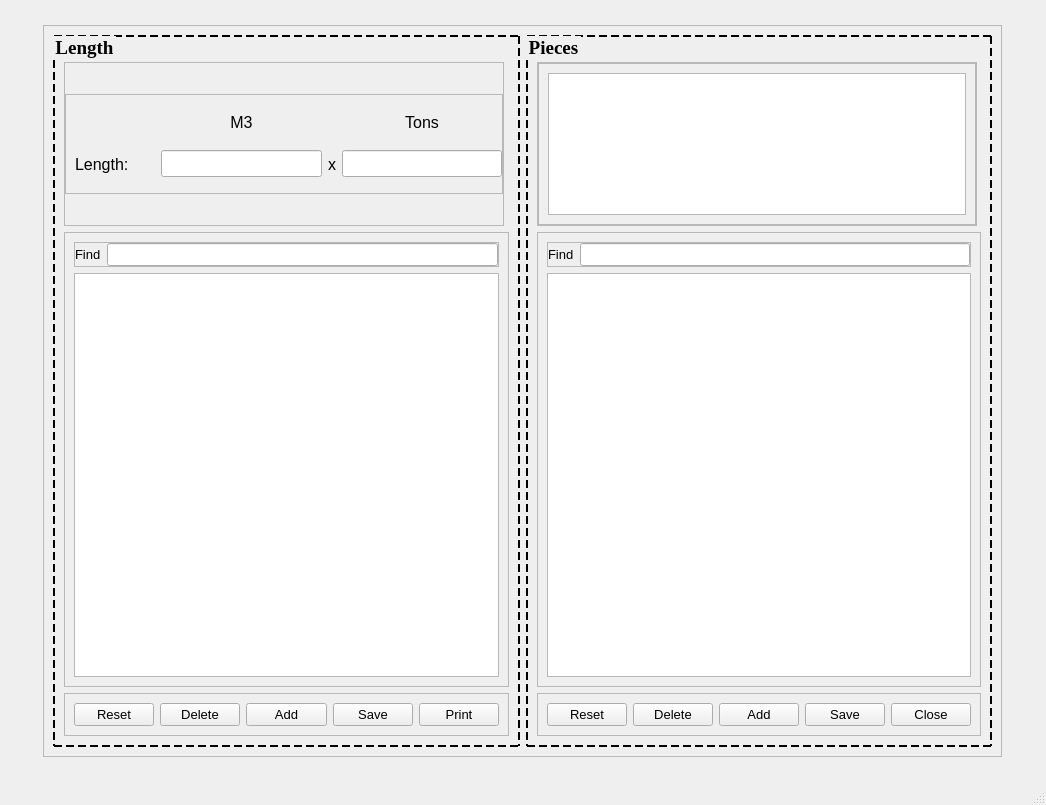
<?xml version="1.0" encoding="UTF-8"?>
<ui version="4.0">
 <class>ContractorPriceList</class>
 <widget class="QMainWindow" name="ContractorPriceList">
  <property name="geometry">
   <rect>
    <x>0</x>
    <y>0</y>
    <width>1046</width>
    <height>805</height>
   </rect>
  </property>
  <property name="windowTitle">
   <string>A18. Convective M3/Tons</string>
  </property>
  <property name="styleSheet">
   <string notr="true"/>
  </property>
  <widget class="QWidget" name="centralwidget">
   <layout class="QGridLayout" name="gridLayout">
    <item row="0" column="0">
     <widget class="QFrame" name="frame">
      <property name="minimumSize">
       <size>
        <width>959</width>
        <height>732</height>
       </size>
      </property>
      <property name="maximumSize">
       <size>
        <width>959</width>
        <height>732</height>
       </size>
      </property>
      <property name="frameShape">
       <enum>QFrame::StyledPanel</enum>
      </property>
      <property name="frameShadow">
       <enum>QFrame::Raised</enum>
      </property>
      <layout class="QHBoxLayout" name="horizontalLayout">
       <item>
        <widget class="QGroupBox" name="groupBox">
         <property name="font">
          <font>
           <family>Times New Roman</family>
           <pointsize>14</pointsize>
           <weight>75</weight>
           <bold>true</bold>
          </font>
         </property>
         <property name="styleSheet">
          <string notr="true">QGroupBox{
	border: 2px dashed black
}</string>
         </property>
         <property name="title">
          <string>Length</string>
         </property>
         <property name="alignment">
          <set>Qt::AlignLeading|Qt::AlignLeft|Qt::AlignVCenter</set>
         </property>
         <property name="flat">
          <bool>false</bool>
         </property>
         <property name="checkable">
          <bool>false</bool>
         </property>
         <layout class="QVBoxLayout" name="verticalLayout">
          <property name="topMargin">
           <number>25</number>
          </property>
          <item>
           <widget class="QFrame" name="frame_2">
            <property name="minimumSize">
             <size>
              <width>440</width>
              <height>164</height>
             </size>
            </property>
            <property name="maximumSize">
             <size>
              <width>440</width>
              <height>164</height>
             </size>
            </property>
            <property name="frameShape">
             <enum>QFrame::StyledPanel</enum>
            </property>
            <property name="frameShadow">
             <enum>QFrame::Raised</enum>
            </property>
            <layout class="QVBoxLayout" name="verticalLayout_3">
             <property name="spacing">
              <number>0</number>
             </property>
             <property name="leftMargin">
              <number>0</number>
             </property>
             <property name="topMargin">
              <number>0</number>
             </property>
             <property name="rightMargin">
              <number>0</number>
             </property>
             <property name="bottomMargin">
              <number>0</number>
             </property>
             <item>
              <widget class="QFrame" name="frame_8">
               <property name="maximumSize">
                <size>
                 <width>16777215</width>
                 <height>100</height>
                </size>
               </property>
               <property name="frameShape">
                <enum>QFrame::StyledPanel</enum>
               </property>
               <property name="frameShadow">
                <enum>QFrame::Raised</enum>
               </property>
               <layout class="QGridLayout" name="gridLayout_2">
                <property name="topMargin">
                 <number>0</number>
                </property>
                <property name="rightMargin">
                 <number>0</number>
                </property>
                <property name="bottomMargin">
                 <number>0</number>
                </property>
                <property name="verticalSpacing">
                 <number>0</number>
                </property>
                <item row="1" column="1">
                 <widget class="QLineEdit" name="metric">
                  <property name="font">
                   <font>
                    <pointsize>12</pointsize>
                   </font>
                  </property>
                 </widget>
                </item>
                <item row="1" column="3">
                 <widget class="QLineEdit" name="tons">
                  <property name="font">
                   <font>
                    <pointsize>12</pointsize>
                   </font>
                  </property>
                 </widget>
                </item>
                <item row="1" column="2">
                 <widget class="QLabel" name="label_2">
                  <property name="font">
                   <font>
                    <pointsize>12</pointsize>
                   </font>
                  </property>
                  <property name="text">
                   <string>x</string>
                  </property>
                 </widget>
                </item>
                <item row="1" column="0">
                 <widget class="QLabel" name="label">
                  <property name="minimumSize">
                   <size>
                    <width>80</width>
                    <height>30</height>
                   </size>
                  </property>
                  <property name="font">
                   <font>
                    <pointsize>12</pointsize>
                   </font>
                  </property>
                  <property name="text">
                   <string>Length:</string>
                  </property>
                 </widget>
                </item>
                <item row="0" column="1">
                 <widget class="QLabel" name="label_3">
                  <property name="maximumSize">
                   <size>
                    <width>16777215</width>
                    <height>30</height>
                   </size>
                  </property>
                  <property name="font">
                   <font>
                    <pointsize>12</pointsize>
                   </font>
                  </property>
                  <property name="text">
                   <string>M3</string>
                  </property>
                  <property name="alignment">
                   <set>Qt::AlignCenter</set>
                  </property>
                 </widget>
                </item>
                <item row="0" column="3">
                 <widget class="QLabel" name="label_4">
                  <property name="maximumSize">
                   <size>
                    <width>16777215</width>
                    <height>30</height>
                   </size>
                  </property>
                  <property name="font">
                   <font>
                    <pointsize>12</pointsize>
                   </font>
                  </property>
                  <property name="text">
                   <string>Tons</string>
                  </property>
                  <property name="alignment">
                   <set>Qt::AlignCenter</set>
                  </property>
                 </widget>
                </item>
               </layout>
              </widget>
             </item>
            </layout>
           </widget>
          </item>
          <item>
           <widget class="QFrame" name="frame_3">
            <property name="frameShape">
             <enum>QFrame::StyledPanel</enum>
            </property>
            <property name="frameShadow">
             <enum>QFrame::Raised</enum>
            </property>
            <layout class="QVBoxLayout" name="verticalLayout_4">
             <item>
              <widget class="QFrame" name="frame_7">
               <property name="frameShape">
                <enum>QFrame::StyledPanel</enum>
               </property>
               <property name="frameShadow">
                <enum>QFrame::Raised</enum>
               </property>
               <layout class="QHBoxLayout" name="horizontalLayout_6">
                <property name="leftMargin">
                 <number>0</number>
                </property>
                <property name="topMargin">
                 <number>0</number>
                </property>
                <property name="rightMargin">
                 <number>0</number>
                </property>
                <property name="bottomMargin">
                 <number>0</number>
                </property>
                <item>
                 <widget class="QLabel" name="label_5">
                  <property name="font">
                   <font>
                    <pointsize>10</pointsize>
                   </font>
                  </property>
                  <property name="text">
                   <string>Find</string>
                  </property>
                 </widget>
                </item>
                <item>
                 <widget class="QLineEdit" name="searchBar">
                  <property name="font">
                   <font>
                    <pointsize>10</pointsize>
                   </font>
                  </property>
                 </widget>
                </item>
               </layout>
              </widget>
             </item>
             <item>
              <widget class="QTableView" name="tableView"/>
             </item>
            </layout>
           </widget>
          </item>
          <item>
           <widget class="QFrame" name="frame_4">
            <property name="frameShape">
             <enum>QFrame::StyledPanel</enum>
            </property>
            <property name="frameShadow">
             <enum>QFrame::Raised</enum>
            </property>
            <layout class="QHBoxLayout" name="horizontalLayout_5">
             <item>
              <widget class="QPushButton" name="resetButton">
               <property name="font">
                <font>
                 <pointsize>10</pointsize>
                </font>
               </property>
               <property name="text">
                <string>Reset</string>
               </property>
              </widget>
             </item>
             <item>
              <widget class="QPushButton" name="deleteButton">
               <property name="font">
                <font>
                 <pointsize>10</pointsize>
                </font>
               </property>
               <property name="text">
                <string>Delete</string>
               </property>
              </widget>
             </item>
             <item>
              <widget class="QPushButton" name="addButton">
               <property name="font">
                <font>
                 <pointsize>10</pointsize>
                </font>
               </property>
               <property name="text">
                <string>Add</string>
               </property>
              </widget>
             </item>
             <item>
              <widget class="QPushButton" name="saveButton">
               <property name="font">
                <font>
                 <pointsize>10</pointsize>
                </font>
               </property>
               <property name="text">
                <string>Save</string>
               </property>
              </widget>
             </item>
             <item>
              <widget class="QPushButton" name="printButton">
               <property name="font">
                <font>
                 <pointsize>10</pointsize>
                </font>
               </property>
               <property name="text">
                <string>Print</string>
               </property>
              </widget>
             </item>
            </layout>
           </widget>
          </item>
         </layout>
        </widget>
       </item>
       <item>
        <widget class="QGroupBox" name="groupBox_2">
         <property name="font">
          <font>
           <family>Times New Roman</family>
           <pointsize>14</pointsize>
           <weight>75</weight>
           <bold>true</bold>
          </font>
         </property>
         <property name="styleSheet">
          <string notr="true">QGroupBox{
	border: 2px dashed black
}</string>
         </property>
         <property name="title">
          <string>Pieces</string>
         </property>
         <property name="alignment">
          <set>Qt::AlignLeading|Qt::AlignLeft|Qt::AlignVCenter</set>
         </property>
         <property name="flat">
          <bool>false</bool>
         </property>
         <property name="checkable">
          <bool>false</bool>
         </property>
         <layout class="QVBoxLayout" name="verticalLayout_2">
          <property name="topMargin">
           <number>25</number>
          </property>
          <item>
           <widget class="QFrame" name="frame_11">
            <property name="minimumSize">
             <size>
              <width>440</width>
              <height>164</height>
             </size>
            </property>
            <property name="maximumSize">
             <size>
              <width>440</width>
              <height>164</height>
             </size>
            </property>
            <property name="frameShape">
             <enum>QFrame::StyledPanel</enum>
            </property>
            <property name="frameShadow">
             <enum>QFrame::Raised</enum>
            </property>
            <layout class="QVBoxLayout" name="verticalLayout_5">
             <property name="spacing">
              <number>0</number>
             </property>
             <property name="leftMargin">
              <number>0</number>
             </property>
             <property name="topMargin">
              <number>0</number>
             </property>
             <property name="rightMargin">
              <number>0</number>
             </property>
             <property name="bottomMargin">
              <number>0</number>
             </property>
             <item>
              <widget class="QFrame" name="frame_15">
               <property name="frameShape">
                <enum>QFrame::StyledPanel</enum>
               </property>
               <property name="frameShadow">
                <enum>QFrame::Raised</enum>
               </property>
               <layout class="QHBoxLayout" name="horizontalLayout_8">
                <item>
                 <widget class="QTextEdit" name="textEdit"/>
                </item>
               </layout>
              </widget>
             </item>
            </layout>
           </widget>
          </item>
          <item>
           <widget class="QFrame" name="frame_6">
            <property name="frameShape">
             <enum>QFrame::StyledPanel</enum>
            </property>
            <property name="frameShadow">
             <enum>QFrame::Raised</enum>
            </property>
            <layout class="QVBoxLayout" name="verticalLayout_6">
             <item>
              <widget class="QFrame" name="frame_12">
               <property name="frameShape">
                <enum>QFrame::StyledPanel</enum>
               </property>
               <property name="frameShadow">
                <enum>QFrame::Raised</enum>
               </property>
               <layout class="QHBoxLayout" name="horizontalLayout_11">
                <property name="leftMargin">
                 <number>0</number>
                </property>
                <property name="topMargin">
                 <number>0</number>
                </property>
                <property name="rightMargin">
                 <number>0</number>
                </property>
                <property name="bottomMargin">
                 <number>0</number>
                </property>
                <item>
                 <widget class="QLabel" name="label_6">
                  <property name="font">
                   <font>
                    <pointsize>10</pointsize>
                   </font>
                  </property>
                  <property name="text">
                   <string>Find</string>
                  </property>
                 </widget>
                </item>
                <item>
                 <widget class="QLineEdit" name="piecesSearchBar">
                  <property name="font">
                   <font>
                    <pointsize>10</pointsize>
                   </font>
                  </property>
                 </widget>
                </item>
               </layout>
              </widget>
             </item>
             <item>
              <widget class="QTableView" name="piecesTableView"/>
             </item>
            </layout>
           </widget>
          </item>
          <item>
           <widget class="QFrame" name="frame_5">
            <property name="frameShape">
             <enum>QFrame::StyledPanel</enum>
            </property>
            <property name="frameShadow">
             <enum>QFrame::Raised</enum>
            </property>
            <layout class="QHBoxLayout" name="horizontalLayout_7">
             <item>
              <widget class="QPushButton" name="piecesResetBtn">
               <property name="font">
                <font>
                 <pointsize>10</pointsize>
                </font>
               </property>
               <property name="text">
                <string>Reset</string>
               </property>
              </widget>
             </item>
             <item>
              <widget class="QPushButton" name="piecesDeleteBtn">
               <property name="font">
                <font>
                 <pointsize>10</pointsize>
                </font>
               </property>
               <property name="text">
                <string>Delete</string>
               </property>
              </widget>
             </item>
             <item>
              <widget class="QPushButton" name="piecesAddBtn">
               <property name="font">
                <font>
                 <pointsize>10</pointsize>
                </font>
               </property>
               <property name="text">
                <string>Add</string>
               </property>
              </widget>
             </item>
             <item>
              <widget class="QPushButton" name="piecesSaveBtn">
               <property name="font">
                <font>
                 <pointsize>10</pointsize>
                </font>
               </property>
               <property name="text">
                <string>Save</string>
               </property>
              </widget>
             </item>
             <item>
              <widget class="QPushButton" name="closeButton">
               <property name="font">
                <font>
                 <pointsize>10</pointsize>
                </font>
               </property>
               <property name="text">
                <string>Close</string>
               </property>
              </widget>
             </item>
            </layout>
           </widget>
          </item>
         </layout>
        </widget>
       </item>
      </layout>
     </widget>
    </item>
   </layout>
  </widget>
  <widget class="QMenuBar" name="menubar">
   <property name="geometry">
    <rect>
     <x>0</x>
     <y>0</y>
     <width>1046</width>
     <height>26</height>
    </rect>
   </property>
  </widget>
  <widget class="QStatusBar" name="statusbar"/>
 </widget>
 <resources/>
 <connections/>
</ui>
